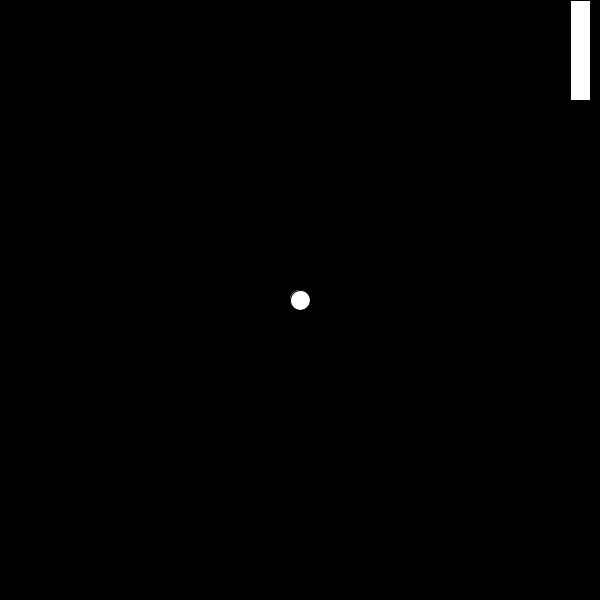
Frame 1 (no input)
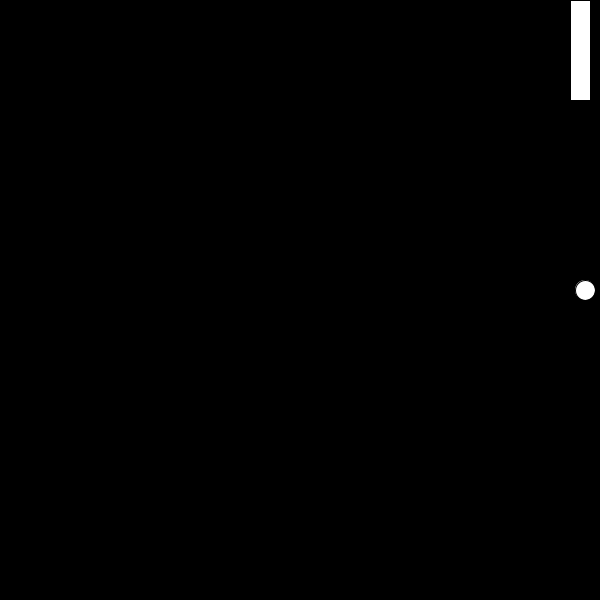
Frame 60 (the mouse pressed at the canvas centre just before this capture)
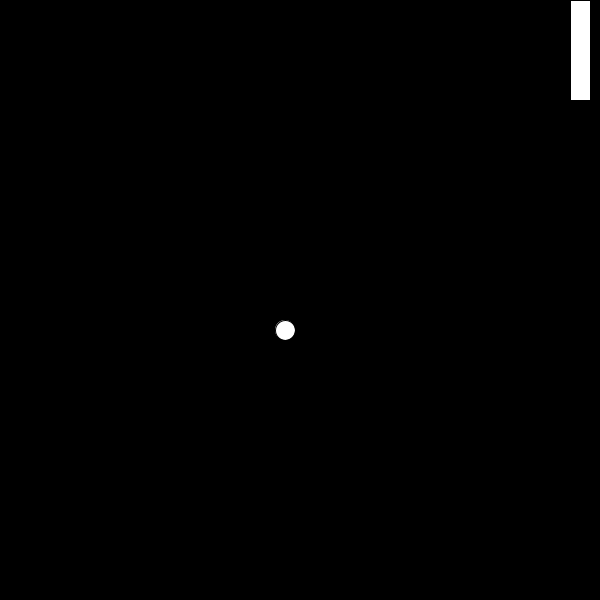
Frame 120 (the mouse held since frame 60 and released just before this capture)

The Processing sketch that drew these frames (run headless with seeded random() and noise(); from frame 60 on, the mouse is pressed at the canvas centre):

// Processing sketch: Tarefa_12_Pong_I
// ── Tarefa_12_Pong_I.pde
int bastaoY = 0;
int bolaX = 300;
int bolaY = 300;
int dX = 5;
int dY = 10;

void setup() {
  size(600, 600);
}

void draw() {
  background(0);
  ellipse(bolaX,bolaY,20,20);
  bolaX = bolaX + dX;
  bolaY = bolaY + dY;
  if((bolaX >= 590) || (bolaX <= 10)) {
    dX = -dX;
  }
  if((bolaY >= 590) || (bolaY <=10)){
    dY = -dY;
  }
  
  
  rect(570, bastaoY, 20, 100);
  if ((keyPressed == true) && (keyCode == DOWN)) {
    bastaoY = bastaoY + 7;
    if (bastaoY >= 500) {
      bastaoY=500;
    }
  }
  if ((keyPressed == true) && (keyCode == UP)) {
    bastaoY = bastaoY - 7;
    if (bastaoY <= 0) {
      bastaoY=0;
    }
  }
}


/*
Professor, percebi a relação dessa atividade com a do lançamento oblíquo
quando resolvi o movimento diagonal infinito da bola ao aumentar a velocidade
somente do eixo Y, exatamente o que eu fazia nas atividades de MRU e de MRUV -
basta mudar uma variável para o código se comportar da maneira desejada.
*/
